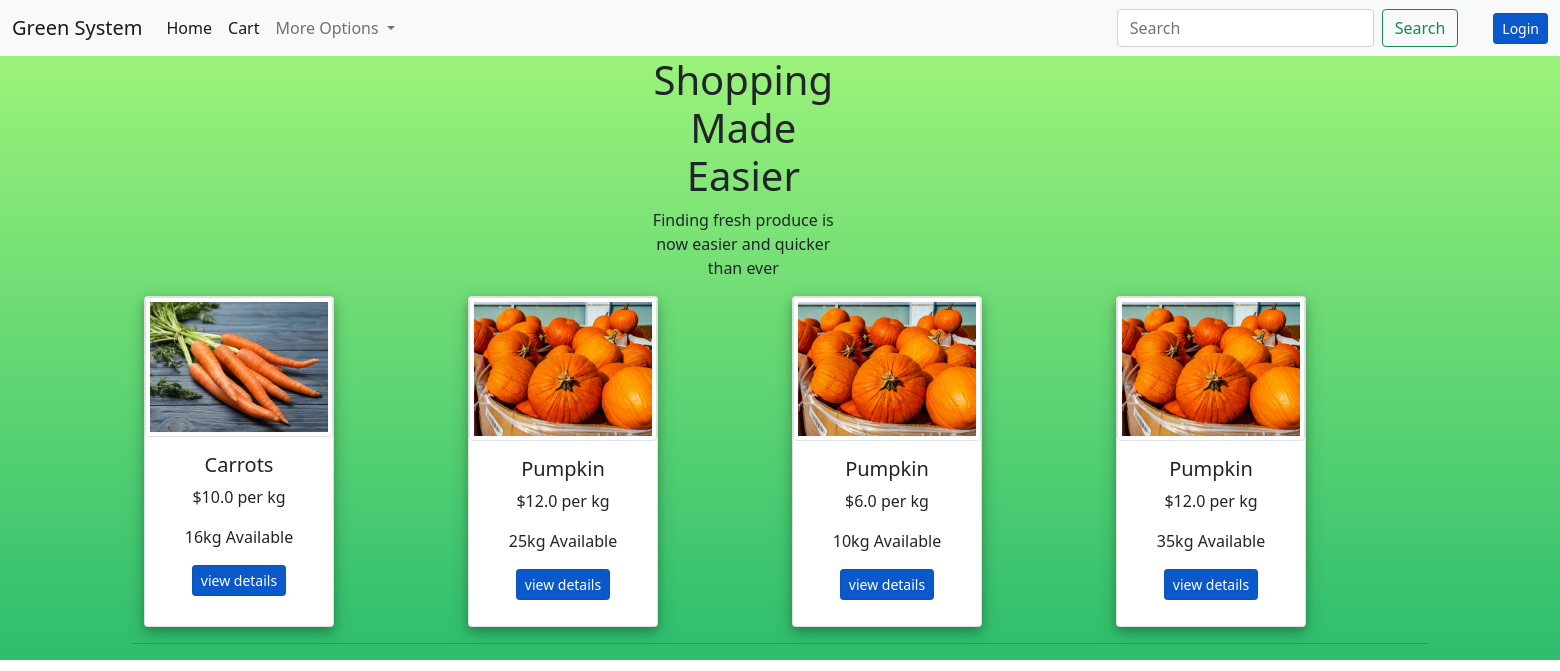
Before: / with the older database file.
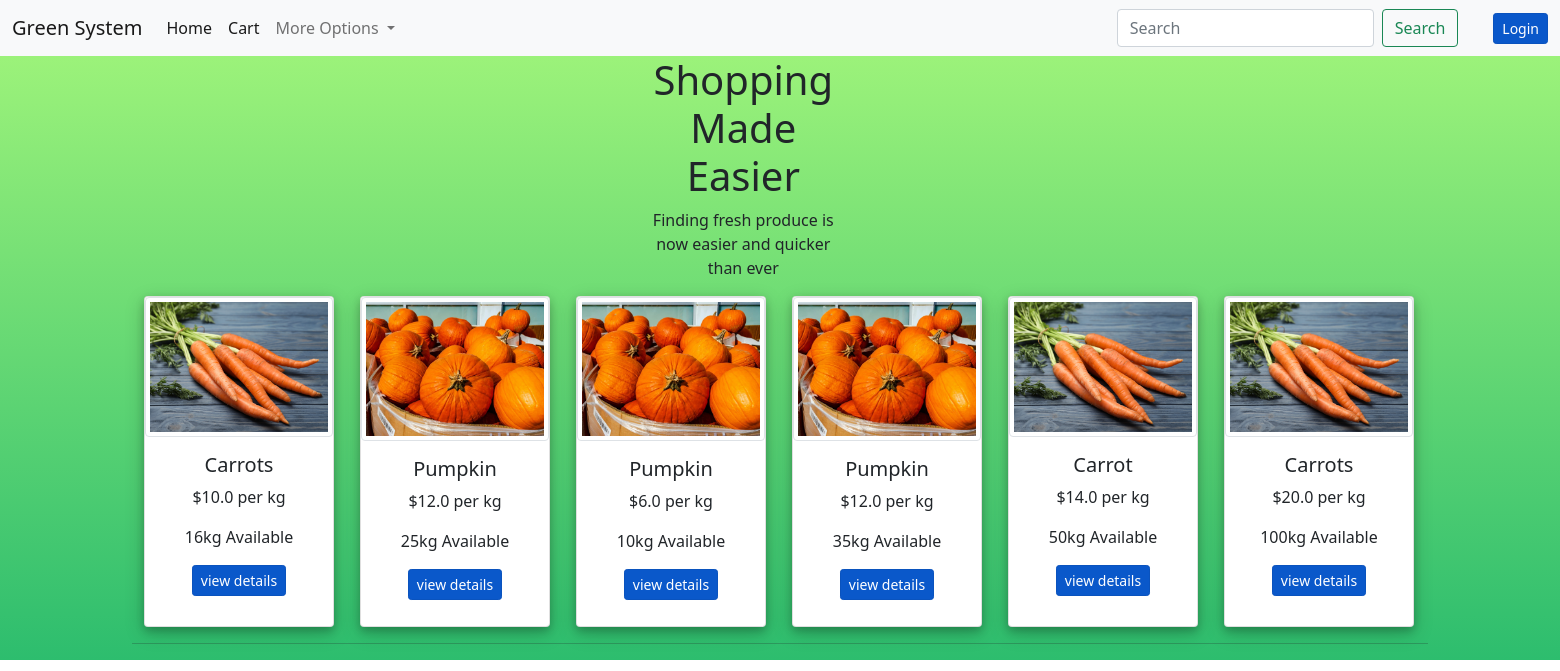
After: the same page with the newer database file.
### main.py (models this page shows, shortened)
class Item(db.Model):
    id=db.Column(db.Integer,primary_key=True)
    user_id=db.Column(db.Integer,db.ForeignKey('user.id'))
    name=db.Column(db.String,nullable=False)
    image=db.Column(db.String,nullable=False)
    quantity=db.Column(db.Integer,nullable=False)
    price=db.Column(db.Float,nullable=False)
    delivery=db.Column(db.String,nullable=False)

### main.py (the view)
@app.route('/',methods=['GET'])
def index():
    users=User.query.all()
    items=Item.query.all()
    images=[]
    newitems=[]
    for item in items:
        if item.quantity>0:
            newitems.append(item)
    return render_template('index.html',users=users,items=newitems,images=images)

### main.py
class SearchForm(FlaskForm):
    Search=StringField("Search",validators=[DataRequired()])
    submit=SubmitField("Search")

### main.py (called while the page is built)
@app.context_processor
def base():
    form=SearchForm()
    return dict(form=form)

### templates/index.html (shortened to what this page needs)
{% extends "layout.html" %}
{% block content %}
<div class="header" style="text-align: center; transform:translateX(38%);">
    <div class="new-container" style="align-items: flex-end;">
        <div class="row">
            <div class="col-2">
                <h1>Shopping Made Easier</h1>
                <p>Finding fresh produce is now easier and quicker than ever</p>
            </div>
        </div>
    </div>
</div>
<div class='container'>
    <div class="row">
    {% for item in items%}
    <div class="col">
    <div class="card"> <img class='mx-auto img-thumbnail' src="/static/item_images/{{item.image}}" width="100%" height="100%" max-height="100px" max-midth="100px" />
        <div class="card-body text-center mx-auto">
            <div class='cvp'>
                <h5 class="card-title font-weight-bold">{{item.name}}</h5>
                <p class="card-text">${{item.price}} per kg</p> <p class="card-text">{{item.quantity}}kg Available</p><a href="/item_details/{{item.id}}" class="btn btn-primary btn-sm active">view details</a><br />
            </div>
        </div>
    </div>
</div>
<br/>
    {%endfor%}
</div>
</div>
<hr/>
{% endblock %}

### templates/layout.html (shortened to what this page needs)
<!doctype html>
<html lang="en">
  <head>
    <link rel="stylesheet" href="{{ url_for('static', filename='style.css') }}">
    <link href="https://cdn.jsdelivr.net/npm/bootstrap@5.1.3/dist/css/bootstrap.min.css" rel="stylesheet">
  </head>
  <body>
    {% include 'navbar.html' %}
    <div class="container">
    {% block content%}
    {% endblock %}
    </div>
  </body>
</html>

### templates/navbar.html (shortened to what this page needs)
<nav class="navbar navbar-expand-lg navbar-light bg-light">
  <div class="container-fluid">
    <a class="navbar-brand" href="/">Green System</a>
    <div class="collapse navbar-collapse" id="navbarSupportedContent">
      <ul class="navbar-nav me-auto mb-2 mb-lg-0">
        <li class="nav-item">
          <a class="nav-link active" aria-current="page" href="/">Home</a>
        </li>
        <li class="nav-item">
          <a class="nav-link active" aria-current="page" href="/get_cart">Cart</a>
        </li>
        <li class="nav-item dropdown">
          <a class="nav-link dropdown-toggle" href="#" id="navbarDropdown" role="button" data-bs-toggle="dropdown" aria-expanded="false">
            More Options
          </a>
        </li>
      </ul>
      <form class="d-flex" action="{{url_for('search') }} "methods="GET">
        <input class="form-control me-2" type="search" placeholder="Search" name="searched" aria-label="Search">
        <button class="btn btn-outline-success" type="submit">Search</button>
      </form>
      {% if current_user.is_authenticated %}
      <a href="/logout" style="margin-left:2.5em" methods="GET" class="btn btn-primary btn-sm active" role="button" aria-pressed="true">Logout</a>
      {%else%}
      <a href="/login" style="margin-left:2.5em" methods="GET" class="btn btn-primary btn-sm active" role="button" aria-pressed="true">Login</a>
      {%endif%}
    </div>
  </div>
</nav>

### static/style.css (style rules this page uses)
.new-container { max-width: 1300px; margin: auto; padding-left: 25px; padding-right: 25px; }
a { text-decoration: none; }
body { background: -webkit-linear-gradient(bottom, #2dbd6e, #a6f77b); background-repeat: no-repeat; }
body { background-color: #eee }
.container { width: 900px }
.card { background-color: #fff; border: none; border-radius: 10px; width: 190px; box-shadow: 0 4px 8px 0 rgba(0, 0, 0, 0.2), 0 6px 20px 0 rgba(0, 0, 0, 0.19); margin-bottom:10px; height:100%; }

Changed rows visible on the page:
added Item: image (picture), name "Carrot", price "14.0", quantity "50"
added Item: image (picture), name "Carrots", price "20.0", quantity "100"
